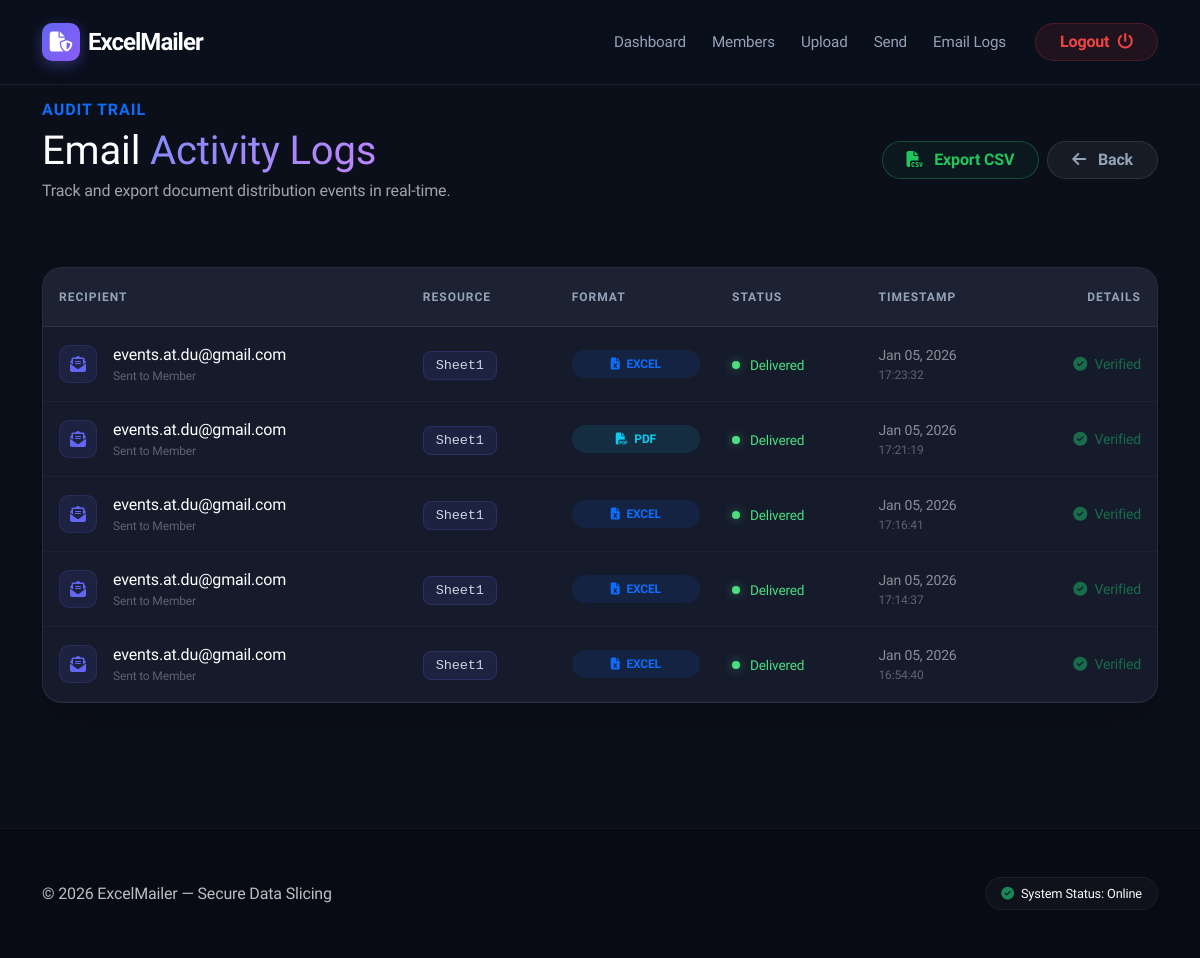
The page /email-logs/ (signed in) on the database as committed earlier.
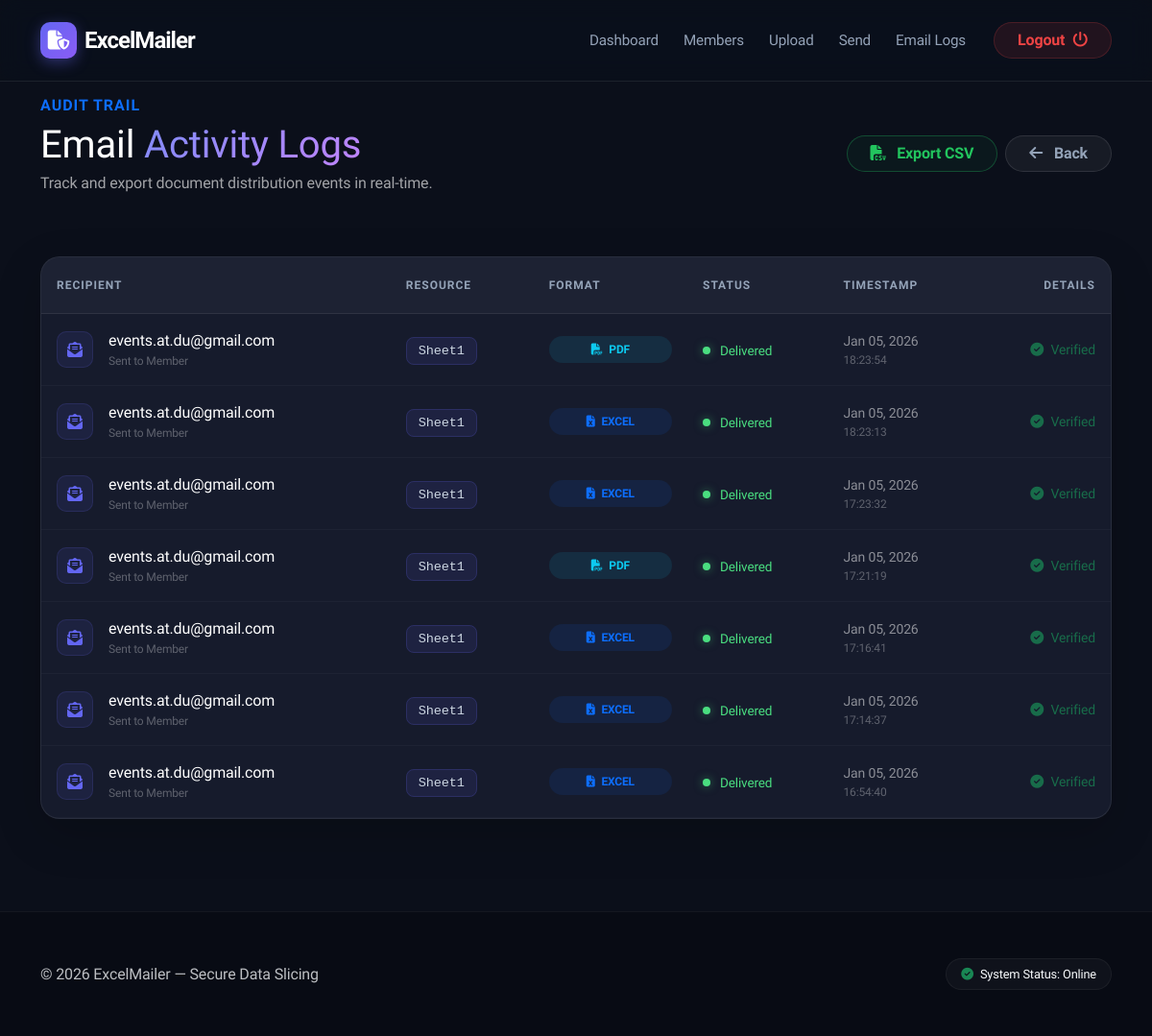
The same page on the database as committed later.
### myapp/models.py (models this page shows, shortened)
class EmailLog(models.Model):
    SEND_TYPE_CHOICES = (
        ("excel", "Excel"),
        ("pdf", "PDF"),
    )
    STATUS_CHOICES = (
        ("success", "Success"),
        ("failed", "Failed"),
    )
    sent_by = models.ForeignKey(
        User,
        on_delete=models.CASCADE,
        related_name="email_logs"
    )
    recipient_email = models.EmailField()
    sheet_name = models.CharField(max_length=100)
    send_type = models.CharField(max_length=10, choices=SEND_TYPE_CHOICES)
    status = models.CharField(max_length=10, choices=STATUS_CHOICES)
    error_message = models.TextField(blank=True)
    sent_at = models.DateTimeField(auto_now_add=True)

### myapp/views.py (the view)
# urls.py: path("email-logs/", views.email_logs, name="email_logs"),
@login_required
def email_logs(request):
    logs = EmailLog.objects.filter(
        sent_by=request.user
    ).order_by("-sent_at")
    return render(request, "email_logs.html", {
        "logs": logs
    })

### templates/email_logs.html (shortened to what this page needs)
{% extends "base.html" %}
{% block content %}
<div class="container pb-5">
    <div class="row align-items-center mb-5">
        <div class="col-md-6">
            <h6 class="text-primary text-uppercase fw-bold ls-1 mb-2">Audit Trail</h6>
            <h1 class="fw-800 display-6 mb-1 text-white">Email <span class="text-gradient">Activity Logs</span></h1>
            <p class="text-muted">Track and export document distribution events in real-time.</p>
        </div>
        <div class="col-md-6 text-md-end mt-3 mt-md-0">
            <div class="d-flex flex-wrap gap-2 justify-content-md-end">
                <a href="{% url 'export_email_logs' %}" class="btn btn-outline-success-custom rounded-pill px-4">
                    <i class="fa-solid fa-file-csv me-2"></i> Export CSV
                </a>
                <a href="{% url 'dashboard' %}" class="btn btn-outline-glass rounded-pill px-4">
                    <i class="fa-solid fa-arrow-left me-2"></i> Back
                </a>
            </div>
        </div>
    </div>
    <div class="glass-card-table shadow-lg">
        <div class="table-responsive">
            <table class="table table-dark-custom mb-0">
                <thead>
                    <tr>
                        <th class="ps-4">Recipient</th>
                        <th>Resource</th>
                        <th>Format</th>
                        <th>Status</th>
                        <th>Timestamp</th>
                        <th class="pe-4 text-end">Details</th>
                    </tr>
                </thead>
                <tbody>
                    {% for log in logs %}
                    <tr>
                        <td class="ps-4">
                            <div class="d-flex align-items-center">
                                <div class="log-icon me-3">
                                    <i class="fa-solid fa-envelope-open-text"></i>
                                </div>
                                <div>
                                    <div class="text-white fw-500">{{ log.recipient_email }}</div>
                                    <div class="smaller text-muted opacity-50">Sent to Member</div>
                                </div>
                            </div>
                        </td>
                        <td>
                            <code class="sheet-badge small">{{ log.sheet_name }}</code>
                        </td>
                        <td>
                            <span class="badge bg-opacity-10 {% if log.send_type == 'pdf' %}bg-info text-info{% else %}bg-primary text-primary{% endif %} rounded-pill px-3 py-2 smaller">
                                <i class="fa-solid {% if log.send_type == 'pdf' %}fa-file-pdf{% else %}fa-file-excel{% endif %} me-1"></i>
                                {{ log.send_type|upper }}
                            </span>
                        </td>
                        <td>
                            {% if log.status == "success" %}
                                <span class="status-indicator">
                                    <span class="dot"></span> Delivered
                                </span>
                            {% else %}
                                <span class="status-indicator error">
                                    <span class="dot"></span> Failed
                                </span>
                            {% endif %}
                        </td>
                        <td>
                            <div class="small text-muted">
                                <div class="text-white-50">{{ log.sent_at|date:"M d, Y" }}</div>
                                <div class="opacity-50 smaller">{{ log.sent_at|date:"H:i:s" }}</div>
                            </div>
                        </td>
                        <td class="pe-4 text-end">
                            {% if log.error_message %}
                                <span class="text-danger small fw-bold" title="{{ log.error_message }}" style="cursor:help;">
                                    <i class="fa-solid fa-circle-exclamation me-1"></i> View Error
                                </span>
                            {% else %}
                                <span class="text-success small opacity-75">
                                    <i class="fa-solid fa-circle-check me-1"></i> Verified
                                </span>
                            {% endif %}
                        </td>
                    </tr>
                    {% endfor %}
                </tbody>
            </table>
        </div>
    </div>
</div>
{% endblock %}

### templates/base.html (shortened to what this page needs)
{% load static %}
<!DOCTYPE html>
<html lang="en">
<head>
    <link href="https://cdn.jsdelivr.net/npm/bootstrap@5.3.2/dist/css/bootstrap.min.css" rel="stylesheet">
    <link href="https://cdnjs.cloudflare.com/ajax/libs/font-awesome/6.5.0/css/all.min.css" rel="stylesheet">
    <link rel="stylesheet" href="{% static 'css/style.css' %}">
</head>
<body class="dark-theme">
<nav class="navbar navbar-expand-lg fixed-top custom-navbar">
    <div class="container">
        <a class="navbar-brand fw-bold d-flex align-items-center" href="/">
            <div class="logo-icon me-2">
                <i class="fa-solid fa-file-shield"></i>
            </div>
            <span class="brand-text">ExcelMailer</span>
        </a>
        <div class="collapse navbar-collapse" id="nav">
            <ul class="navbar-nav ms-auto align-items-center">
                {% if user.is_authenticated %}
                    <li class="nav-item"><a class="nav-link" href="{% url 'dashboard' %}">Dashboard</a></li>
                    <li class="nav-item"><a class="nav-link" href="{% url 'member_list' %}">Members</a></li>
                    <li class="nav-item"><a class="nav-link" href="{% url 'excel_upload' %}">Upload</a></li>
                    <li class="nav-item"><a class="nav-link" href="{% url 'excel_send' %}">Send</a></li>
                    <li class="nav-item"><a class="nav-link" href="{% url 'email_logs' %}">Email Logs</a></li>
                    <li class="nav-item ms-lg-3">
                        <a class="btn btn-logout rounded-pill px-4" href="{% url 'logout' %}">
                            Logout <i class="fa-solid fa-power-off ms-1"></i>
                        </a>
                    </li>
                {% endif %}
            </ul>
        </div>
    </div>
</nav>
<main class="content-wrapper">
    {% block content %}{% endblock %}
</main>
<footer class="footer py-5 mt-5">
    <div class="container">
        <div class="row align-items-center">
            <div class="col-md-6 text-center text-md-start">
                <p class="mb-0 opacity-75">© 2026 ExcelMailer — Secure Data Slicing</p>
            </div>
            <div class="col-md-6 text-center text-md-end">
                <div class="footer-badge">
                    <i class="fa-solid fa-circle-check text-success me-1"></i> System Status: Online
                </div>
            </div>
        </div>
    </div>
</footer>
</body>
</html>

### static/css/style.css (style rules this page uses)
:root { --bg-midnight: #0b0f1a; --bg-card: #161b2c; --accent-indigo: #6366f1; --accent-purple: #8b5cf6; --text-main: #f8fafc; --text-muted: #94a3b8; --nav-glass: rgba(11, 15, 26, 0.8); }
body.dark-theme { background-color: var(--bg-midnight); color: var(--text-main); font-family: 'Plus Jakarta Sans', sans-serif; letter-spacing: -0.01em; }
.custom-navbar { background: var(--nav-glass) !important; backdrop-filter: blur(12px) saturate(180%); -webkit-backdrop-filter: blur(12px) saturate(180%); border-bottom: 1px solid rgba(255, 255, 255, 0.08); padding: 18px 0; }
.brand-text { font-size: 1.5rem; color: #ffffff; letter-spacing: -1px; }
.logo-icon { background: linear-gradient(135deg, var(--accent-indigo), var(--accent-purple)); color: white; width: 38px; height: 38px; display: flex; align-items: center; justify-content: center; border-radius: 10px; box-shadow: 0 4px 15px rgba(99, 102, 241, 0.4); }
.nav-link { color: var(--text-muted) !important; font-weight: 500; font-size: 0.95rem; transition: all 0.3s ease; margin: 0 5px; }
.btn-logout { background: rgba(239, 68, 68, 0.1); color: #ef4444; border: 1px solid rgba(239, 68, 68, 0.2); font-weight: 600; }
.content-wrapper { margin-top: 100px; min-height: 85vh; }
.footer { border-top: 1px solid rgba(255, 255, 255, 0.05); background: #080b14; }
.footer-badge { display: inline-block; padding: 6px 15px; background: rgba(255, 255, 255, 0.03); border-radius: 50px; font-size: 0.8rem; border: 1px solid rgba(255, 255, 255, 0.05); }
.text-gradient { background: linear-gradient(135deg, #818cf8, #c084fc); -webkit-background-clip: text; -webkit-text-fill-color: transparent; }
.text-muted { color : rgba(255, 255, 255, 0.618) !important; }
.ls-1 { letter-spacing: 1px; }
.glass-card-table { background: var(--bg-card); border-radius: 20px; border: 1px solid rgba(255, 255, 255, 0.08); overflow: hidden; box-shadow: 0 15px 35px rgba(0, 0, 0, 0.2); }
.table-dark-custom { background-color: transparent !important; color: var(--text-main) !important; }
.table-dark-custom thead th { background: rgba(255, 255, 255, 0.03) !important; color: var(--text-muted) !important; border-bottom: 1px solid rgba(255, 255, 255, 0.08) !important; padding: 1.25rem 1rem !important; text-transform: uppercase; font-size: 0.75rem; letter-spacing: 1px; }
.table-dark-custom tbody td { background: transparent !important; color: var(--text-main) !important; border-bottom: 1px solid rgba(255, 255, 255, 0.05) !important; padding: 1rem !important; vertical-align: middle; }
.sheet-badge { background: rgba(99, 102, 241, 0.1); border: 1px solid rgba(99, 102, 241, 0.2); color: #cbd5e1; padding: 6px 12px; border-radius: 8px; font-size: 0.85rem; font-weight: 500; }
.status-indicator { color: #4ade80; font-size: 0.85rem; display: inline-flex; align-items: center; }
.status-indicator .dot { height: 8px; width: 8px; background-color: #4ade80; border-radius: 50%; margin-right: 10px; box-shadow: 0 0 10px rgba(74, 222, 128, 0.5); }
.btn-outline-glass { background: rgba(255, 255, 255, 0.05); color: var(--text-muted); border: 1px solid rgba(255, 255, 255, 0.1); transition: all 0.3s ease; }
.smaller { font-size: 0.75rem; }
.fw-500 { font-weight: 500; }
.smaller { font-size: 0.7rem; display: block; }
.btn-outline-success-custom { color: #22c55e; border: 1px solid rgba(34, 197, 101, 0.3); background: rgba(34, 197, 94, 0.05); font-weight: 600; transition: all 0.3s ease; }
.btn-outline-glass { background: rgba(255, 255, 255, 0.05); color: #94a3b8; border: 1px solid rgba(255, 255, 255, 0.1); font-weight: 600; }
.log-icon { width: 38px; height: 38px; background: rgba(99, 102, 241, 0.1); color: var(--accent-indigo); display: flex; align-items: center; justify-content: center; border-radius: 10px; font-size: 1rem; border: 1px solid rgba(99, 102, 241, 0.15); }
.table-dark-custom tbody tr td { border-bottom: 1px solid rgba(255, 255, 255, 0.03) !important; vertical-align: middle; }

Rows that differ between the two databases and show on the page:
added EmailLog: recipient_email "events.at.du@gmail.com", sheet_name "Sheet1", send_type "PDF", status "success" (drawn), sent_at "Jan 05, 2026", sent_at "18:23:54", error_message "Verified"
added EmailLog: recipient_email "events.at.du@gmail.com", sheet_name "Sheet1", send_type "EXCEL", status "success" (drawn), sent_at "Jan 05, 2026", sent_at "18:23:13", error_message "Verified"
